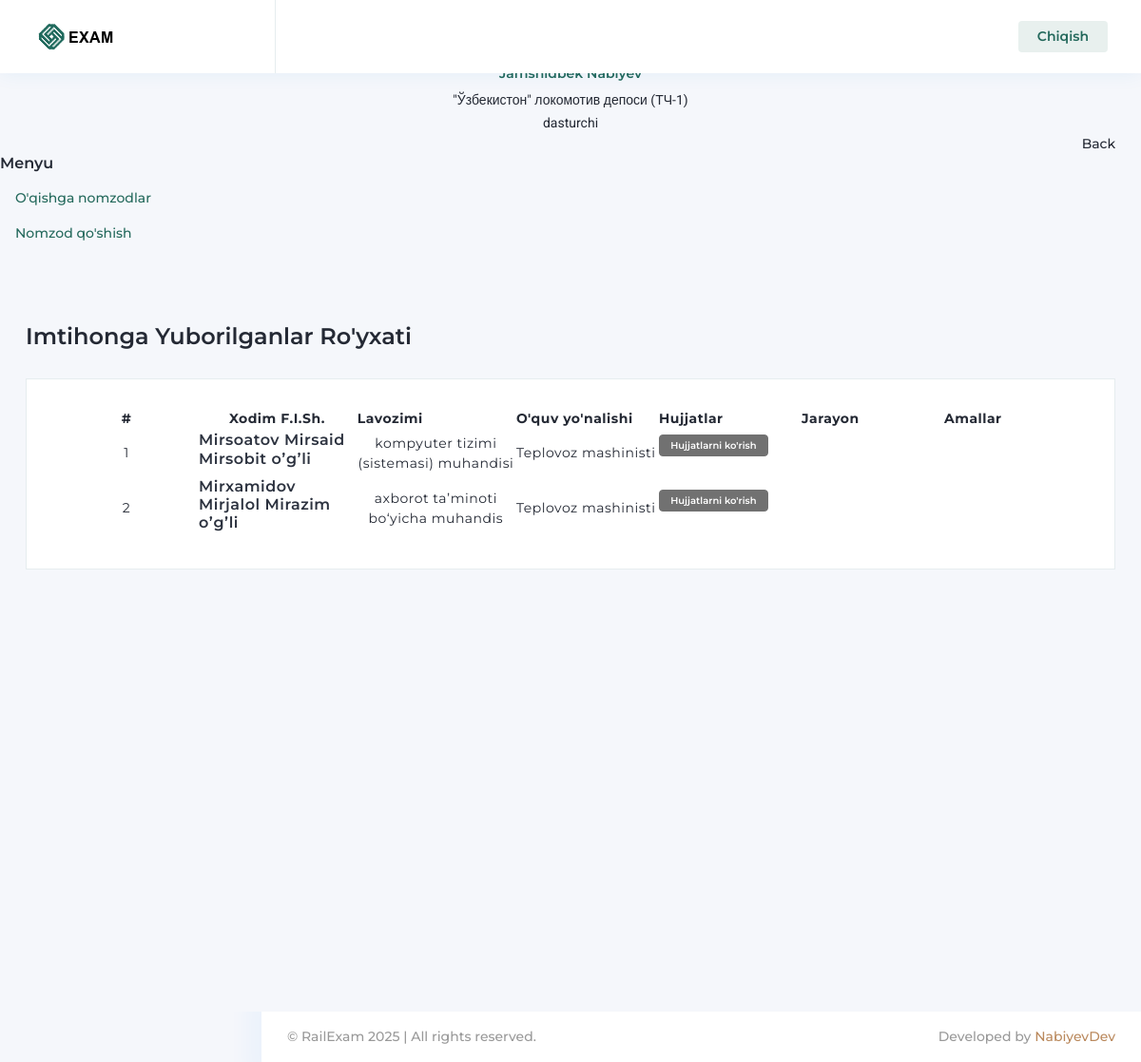
The page /profiles/kadr/students-list/ (signed in) on the database its author committed.
### profiles/models.py (models this page shows, shortened)
class Profile(models.Model):
    user = models.OneToOneField(User, on_delete=models.CASCADE)
    company = models.ForeignKey(Company, on_delete=models.CASCADE)
    role = models.ForeignKey(Role, on_delete=models.CASCADE)
    fullname = models.CharField(max_length=100)
    position = models.CharField(max_length=255)
    pin = models.CharField(max_length=20)
    image = models.ImageField(null=True, blank=True, upload_to='3x4')
    phone_number = models.CharField(max_length=20, null=True, blank=True)
    tabel_num = models.CharField(max_length=20, null=True, blank=True)
    seniority_railway = models.DateField(null=True, blank=True)
    seniority_position = models.DateField(null=True, blank=True)
    passport_pdf = models.FileField(upload_to=r"documents", null=True, blank=True)
    work_record_pdf = models.FileField(upload_to=r"documents", null=True, blank=True)
    med_card_pdf = models.FileField(upload_to=r"documents", null=True, blank=True)
    recommendation_pdf = models.FileField(upload_to=r"documents", null=True, blank=True)

class Company(models.Model):
    name = models.CharField(max_length=255, unique=True)

class Application(models.Model):
    status_choices = (
        ('docs_preparing', 'Hujjatlar tayyorlanmoqda'),
        ('ready_to_send', 'Taqdim qilishga tayyor'),
        ('under_review', "Ko'rib chiqishga yuborilgan"),
        ('ready_to_exam', 'Imtihonga ruxsat'),
        ('confirmation', 'Tasdiqlashda'),
        ('approved', 'Tasdiqlangan'),
        ('returned', 'Qayta ishlashga yuborilgan'),
    )
    profile = models.ForeignKey(Profile, on_delete=models.CASCADE)
    curse_category = models.ForeignKey(CourseCategory, on_delete=models.CASCADE)
    status = models.CharField(max_length=255, choices=status_choices, default='ready_to_send')

class CourseCategory(models.Model):
    name = models.CharField(max_length=255)
    is_active = models.BooleanField(default=True)

### profiles/views.py (the view)
# urls.py: path('kadr/students-list/', kadr_students_list_view, name='kadr_student_list'),
@login_required
def kadr_students_list_view(request):
    applications = Application.objects.all()
    return render(request, 'profiles/kadr/students.html', {'applications': applications})

### exams/context_processors.py (called while the page is built)
def finish_unfinished_exams(request):
    now = timezone.now()
    unfinished_exams = Exam.objects.filter(deadline__isnull=False, ended__isnull=True)
    for uf_exam in unfinished_exams:
        if uf_exam.deadline <= now:
            uf_exam.ended = uf_exam.deadline
            uf_exam.save()
    return {}

### templates/profiles/kadr/students.html (shortened to what this page needs)
{% extends 'profiles/kadr/base.html' %}
{% load static %}
{% block head %}
    <link rel="stylesheet" type="text/css" href="{% static 'assets/css/fontawesome.css' %}">
    <link rel="stylesheet" type="text/css" href="{% static 'assets/css/icofont.css' %}">
    <link rel="stylesheet" type="text/css" href="{% static 'assets/css/themify.css' %}">
    <link rel="stylesheet" type="text/css" href="{% static 'assets/css/flag-icon.css' %}">
    <link rel="stylesheet" type="text/css" href="{% static 'assets/css/feather-icon.css' %}">
    <link rel="stylesheet" type="text/css" href="{% static 'assets/css/datatables.css' %}">
    <link rel="stylesheet" type="text/css" href="{% static 'assets/css/owlcarousel.css' %}">
    <link rel="stylesheet" type="text/css" href="{% static 'assets/css/rating.css' %}">
    <link rel="stylesheet" type="text/css" href="{% static 'assets/css/bootstrap.css' %}">
    <link rel="stylesheet" type="text/css" href="{% static 'assets/css/style.css' %}">
    <link id="color" rel="stylesheet" href="{% static 'assets/css/color-1.css' %}" media="screen">
    <link rel="stylesheet" type="text/css" href="{% static 'assets/css/responsive.css' %}">
{% endblock %}
{% block body %}
<div class="page-body">
    <div class="container-fluid">
        <div class="page-header">
            <div class="row">
                <div class="col-sm-6">
                    <h3>Imtihonga yuborilganlar ro'yxati</h3>
                </div>
            </div>
        </div>
    </div>
    <div class="container-fluid list-products">
        <div class="row">
            <div class="col-sm-12">
                <div class="card">
                    <div class="card-body">
                        <div class="table-responsive product-table">
                            <table class="display" id="basic-1">
                                <thead>
                                <tr>
                                    <th style="padding: 0px; text-align: center;">#</th>
                                    <th style="padding: 0px; text-align: center;">Xodim F.I.Sh.</th>
                                    <th>Lavozimi</th>
                                    <th>O'quv yo'nalishi</th>
                                    <th>Hujjatlar</th>
                                    <th>Jarayon</th>
                                    <th>Amallar</th>
                                </tr>
                                </thead>
                                <tbody>
                                {% for application in applications %}
                                    <tr>
                                        <td>
                                            {{ forloop.counter }}
                                        </td>
                                        <td>
                                            <a href="#">
                                                <h6> {{ application.profile.fullname }} </h6>
                                            </a>
                                        </td>
                                        <td style="text-align: center;">
                                            {{ application.profile.position }}
                                        </td>
                                        <td>{{ application.curse_category.name }}</td>
                                        <td>
                                            <a href="/profiles/kadr/check-documents/{{ application.profile.id }}">
                                                <button class="btn btn-info btn-xs mb-3" type="button"
                                                    data-original-title="btn btn-danger btn-xs" title="">Hujjatlarni ko'rish
                                                </button>
                                            </a>
                                        </td>
                                    </tr>
                                {% endfor %}
                                </tbody>
                            </table>
                        </div>
                    </div>
                </div>
            </div>
        </div>
    </div>
</div>
{% endblock %}

### templates/profiles/kadr/base.html (shortened to what this page needs)
<!DOCTYPE html>
{% load static %}
<html lang="en">
<head>
    {% block head %}{% endblock %}
</head>
<body>
<div class="page-wrapper" id="pageWrapper">
    <div class="page-main-header">
        <div class="main-header-right row m-0">
            <div class="main-header-left">
                <div class="logo-wrapper"><a href="index.html"><img class="img-fluid"
                                                                    src="{% static 'assets/images/logo/logo.png' %}"
                                                                    alt=""></a>
                </div>
                <div class="toggle-sidebar"></div>
            </div>
            <div class="nav-right col pull-right right-menu p-0">
                <ul class="nav-menus">
                    <li></li>
                    <li class="onhover-dropdown p-0">
                        <button class="btn btn-primary-light" type="button"><a href="{% url 'profiles:logout' %}">Chiqish</a></button>
                    </li>
                </ul>
            </div>
        </div>
    </div>
    <div class="page-body-wrapper horizontal-menu">
        <header class="main-nav">
            <div class="sidebar-user text-center">
                <a class="setting-primary" href="javascript:void(0)"></a>
                <a href="#">
                    <h6 class="mt-3 f-14 f-w-600">{{ user.profile.fullname }}</h6>
                </a>
                <p class="mb-0 font-roboto">{{ user.profile.company.name }}</p>
                <p class="mb-0 font-roboto">{{ user.profile.position }}</p>
            </div>
            <nav>
                <div class="main-navbar">
                    <div id="mainnav">
                        <ul class="nav-menu custom-scrollbar">
                            <li class="back-btn">
                                <div class="mobile-back text-end"><span>Back</span><i class="fa fa-angle-right ps-2"
                                                                                      aria-hidden="true"></i></div>
                            </li>
                            <li class="sidebar-main-title">
                                <div>
                                    <h6>Menyu </h6>
                                </div>
                            </li>
                            <li class="dropdown"><a class="nav-link menu-title link-nav"
                                                    href="{% url 'profiles:kadr_student_list' %}">
                                <span>O'qishga nomzodlar</span></a></li>
                            <li class="dropdown"><a class="nav-link menu-title link-nav"
                                                    href="{% url 'profiles:kadr_main' %}">
                                <span>Nomzod qo'shish</span></a></li>
                        </ul>
                    </div>
                </div>
            </nav>
        </header>
        {% block body %}
        {% endblock %}
        <footer class="footer">
            <div class="container-fluid">
                <div class="row">
                    <div class="col-md-6 footer-copyright">
                        <p class="mb-0">© RailExam 2025 | All rights reserved.</p>
                    </div>
                    <div class="col-md-6">
                        <p class="pull-right mb-0">Developed by <a href="https://t.me/nabiyevdev"><span
                                class="font-secondary">NabiyevDev</span></a>
                        </p>
                    </div>
                </div>
            </div>
        </footer>
    </div>
</div>
</body>
</html>

### staticfiles/assets/css/themify.css (style rules this page uses)
.pull-right { float: right; }

### rows shown on the page
Application: profile.fullname "Mirsoatov Mirsaid Mirsobit oʼgʼli", profile.position "kompyuter tizimi (sistemasi) muhandisi", curse_category.name "Teplovoz mashinisti"
Application: profile.fullname "Mirxamidov Mirjalol Mirazim oʼgʼli", profile.position "axborot taʼminoti bo‘yicha muhandis", curse_category.name "Teplovoz mashinisti"

### other values the page prints
{{ user.profile.fullname }} "Jamshidbek Nabiyev"
{{ user.profile.company.name }} "\"Ўзбекистон\" локомотив депоси (ТЧ-1)"
{{ user.profile.position }} "dasturchi"
